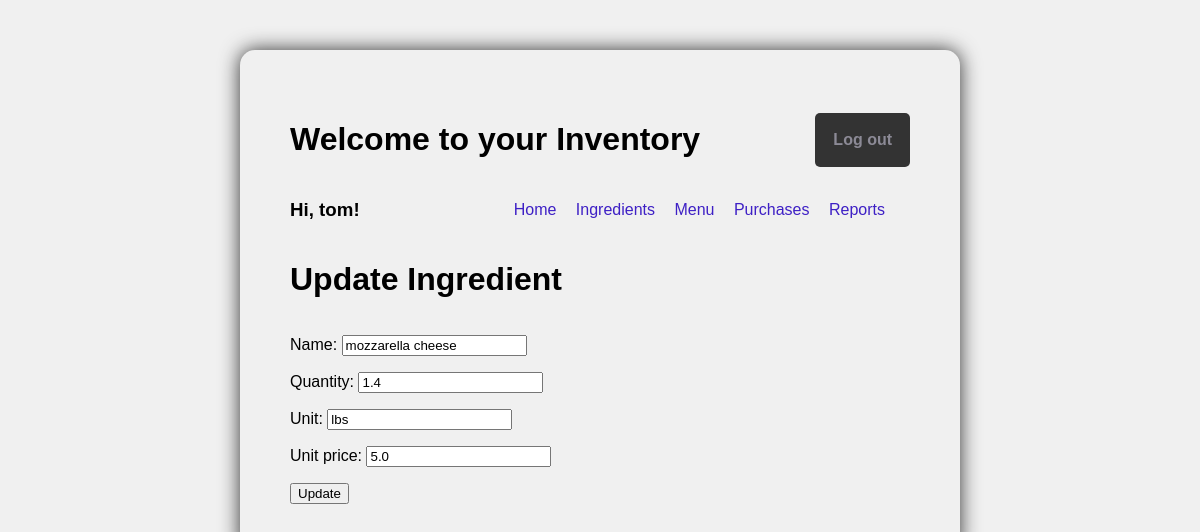
Screenshot of /ingredient/update/25 (signed in) with the database file from the repository.
### inventory_app/models.py (models this page shows, shortened)
class Ingredient(models.Model):
    name = models.CharField(max_length=100, default="", unique=True)
    quantity = models.FloatField(default=0)
    unit = models.CharField(max_length=100, default="")
    unit_price = models.FloatField(default=0)

### inventory_app/views.py (the view)
# urls.py: path('ingredient/update/<int:pk>', views.IngredientUpdate.as_view(), name="update_ingredient"),
class IngredientUpdate(LoginRequiredMixin, UpdateView):
  model = Ingredient
  template_name = 'ingredient_update_form.html'
  success_url = '/ingredient/'
  form_class = IngredientForm

### inventory_app/forms.py
class IngredientForm(forms.ModelForm):
    class Meta:
        model = Ingredient
        fields = "__all__"

### inventory_app/templates/ingredient_update_form.html (shortened to what this page needs)
{% extends "./base.html" %}
{% load static %}
{% block content %}
<h1>Update Ingredient</h1>
<form method="post">
    {{ form.as_p }}
    <button type="submit">Update</button>
</form>
{% endblock %}

### inventory_app/templates/base.html (shortened to what this page needs)
{% load static %}
<!DOCTYPE html>
<html lang="en">
<head>
   <link rel="stylesheet" type="text/css" href="{% static 'inventory_app/style.css' %}">
</head>
<body>
  <div class="header-first-row">
    <h1>Welcome to your Inventory</h1>
    {% if user.is_authenticated %}
    <a class="logout" href="/logout">Log out</a>
    {% endif %}
  </div>
  <div class="header-second-row">
    {% if user.is_authenticated %}
    <h3>Hi, {{ user.username }}!</h3>
    <nav class="navbar">
      {% url 'home' as home_url %}
      {% url 'ingredients' as ingredients_url %}
      {% url 'menu' as menu_url %}
      {% url 'purchases' as purchases_url %}
      {% url 'reports' as reports_url %}
      <a class="nav-item{% if request.path == home_url %} current-page{% endif %}" href="{% url 'inventory_app:home' %}">Home</a>
      <a class="nav-item{% if request.path == ingredients_url %} current-page{% endif %}" href="{% url 'inventory_app:ingredient' %}">Ingredients</a>
      <a class="nav-item{% if request.path == menu_url %} current-page{% endif %}" href="{% url 'inventory_app:menu' %}">Menu</a>
      <a class="nav-item{% if request.path == purchases_url %} current-page{% endif %}" href="{% url 'inventory_app:purchases' %}">Purchases</a>
      <a class="nav-item{% if request.path == reports_url %} current-page{% endif %}" href="{% url 'inventory_app:sales' %}">Reports</a>
    </nav>
    {% endif %}
  </div>
  <main>
    {% block content %}
    {% endblock %}
  </main>
</body>
</html>

### inventory_app/static/inventory_app/style.css (style rules this page uses)
body { font-family: Arial, Helvetica, sans-serif; background-color: #f0f0f0; display: flex; flex-direction: column; box-sizing: border-box; box-shadow: 0 0 20px rgba(0, 0, 0, 0.8); padding: 50px; margin: 50px 20%; border-radius: 15px; }
main { display: flex; flex-direction: column; align-items: flex-start; }
.header-first-row { display: flex; justify-content: space-between; align-items: center; }
.logout { display: flex; justify-content: space-between; align-items: center; background-color: #333; padding: 18px; border-radius: 5px; color: #8c8a96; font-weight: bold; text-decoration: none; }
.header-second-row { display: flex; justify-content: space-between; align-items: center; }
.navbar { color: #fff; padding: 10px; border-radius: 5px; }
a { text-decoration: none; color: #3e20c5; }
.navbar a { padding: 8px 0; margin-right: 15px; }

### rows the page displays
Ingredient: name "mozzarella cheese", quantity "1.4", unit "lbs", unit_price "5.0"

### other values shown
{{ user.username }} "tom"
